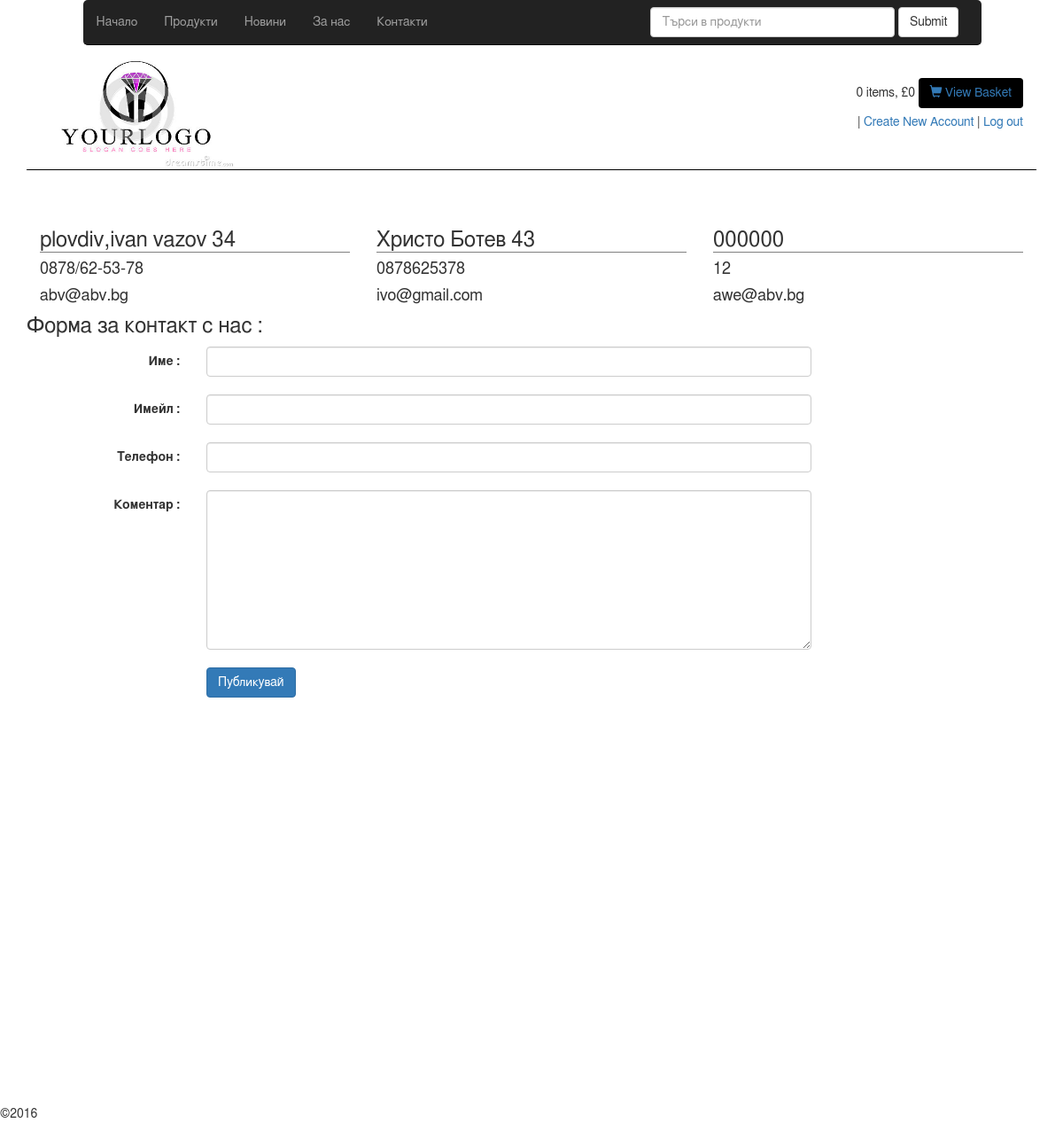
The page /index.php/website/contacts on the database its author committed.
### tables this page shows
CREATE TABLE IF NOT EXISTS `address` (
  `id` int(11) NOT NULL AUTO_INCREMENT,
  `address` varchar(255) NOT NULL,
  `phone` varchar(255) NOT NULL,
  `email` varchar(255) NOT NULL,
  PRIMARY KEY (`id`)
);

### application/controllers/website/contacts.php (called while the page is built, shortened)
<?php
class Contacts extends CI_Controller {
	public function __construct(){
		$this->load->model('website/contacts_model','m');
	}
	public function index(){
		$data['contacts'] = $this->m->get_all();
		$config['center'] = '42.125797,24.7564322';
		$config['zoom'] = '15';
		$this->googlemaps->initialize($config);
		$marker = array();
		$marker['position'] = '42.125797,24.7564322';
		$marker['infowindow_content'] = 'Век-Хотелски консумативи Пловдив, ул. "Скопие" 110';
		$this->googlemaps->add_marker($marker);
		$data['map'] = $this->googlemaps->create_map();
		$this->load->view('website/header_view');
		$this->load->view('website/contacts_view',$data);
		$this->load->view('website/footer_view');
	}
}

### index.php (called while the page is built, shortened)
<?php
require_once BASEPATH.'core/CodeIgniter.php';

### application/models/website/contacts_model.php (called while the page is built, shortened)
<?php
class Contacts_model extends CI_Model{
	public function get_all(){
		$query = $this->db->get('address');
		return $query->result();
	}
}

### application/views/website/contacts_view.php (the view, shortened to what this page needs)
<div class='container-fluid' >
    <div class='row'>
        <?php foreach ($contacts as $row):?>
        <section class='col-md-4 ' id='products'>
            <div class='row'>
                <h3><?=$row->address ?></h3>
                <h4><?=$row->phone ?></h4>
                <h4><?=$row->email ?></h4>
            </div>
        </section>
        <?php endforeach; ?>
    </div>
    <h3>Форма за контакт с нас :</h3>
    <form class="form-horizontal" action="<?=site_url('website/contacts/send_form/');?>" method="post" enctype="multipart/form-data">
        <div class="control-group">
            <label id="title" class="col-sm-2 control-label">Име :</label>
                <div class="controls">
                    <div class="col-sm-10">
                        <input class ="form-control" type="text" name="name" ></br>
                    </div>
                </div>
        </div>
        <div class="control-group">
            <label id="title" class="col-sm-2 control-label">Имейл :</label>
                <div class="controls">
                    <div class="col-sm-10">
                        <input class ="form-control" type="text" name="email" ></br>
                    </div>
                </div>
        </div>
        <div class="control-group">
            <label id="title" class="col-sm-2 control-label">Телефон :</label>
                <div class="controls">
                    <div class="col-sm-10">
                        <input class ="form-control" type="text" name="phone" ></br>
                    </div>
                </div>
        </div>
        <div class="control-group">
            <label class="col-sm-2 control-label"> Коментар :</label>
                <div class="controls">
                    <div class="col-sm-10">
                        <textarea class ="form-control" name="content"></textarea></br>
                        <button type="submit" class="btn btn-primary">Публикувай</button>
                    </div>
                </div>
        </div>
    </form>
    <section class='col-md-4' >
        <div class='row'>
            <head><?php echo $map['js']; ?></head>
            <?php echo $map['html']; ?>
        </div>
    </section>
</div>

### public/css/style.css (style rules this page uses)
@media (min-width: 1200px) { h3 { margin-top: 0px; } }
body { font-family: Helmet,Freesans,Helvetica,Arial,sans-serif; }
.container section h3 { border-bottom:1px solid; border-color: grey; }
.row { width: 100%; margin-top: 10px; position: relative; margin-left: 0%; }
.container form { margin-right: 1%; }
.controls textarea { width: 75%; height: 180px; }
.controls input { width: 75%; }
.container-fluid { padding: 0; }

### rows shown on the page
address: address "plovdiv,ivan vazov 34", phone "0878/62-53-78", email "abv@abv.bg"
address: address "Христо Ботев 43", phone "0878625378", email "ivo@gmail.com"
address: address "000000", phone "12", email "awe@abv.bg"

### other values the page prints
$count "0"
$this->cart->total() "0"
